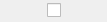
<?xml version="1.0" encoding="UTF-8"?>
<ui version="4.0">
 <class>BooleanEdit</class>
 <widget class="QWidget" name="BooleanEdit">
  <property name="geometry">
   <rect>
    <x>0</x>
    <y>0</y>
    <width>107</width>
    <height>22</height>
   </rect>
  </property>
  <property name="windowTitle">
   <string>Form</string>
  </property>
  <layout class="QVBoxLayout" name="verticalLayout">
   <property name="margin">
    <number>0</number>
   </property>
   <item>
    <layout class="QHBoxLayout" name="horizontalLayout">
     <item>
      <spacer name="horizontalSpacer">
       <property name="orientation">
        <enum>Qt::Horizontal</enum>
       </property>
       <property name="sizeHint" stdset="0">
        <size>
         <width>40</width>
         <height>20</height>
        </size>
       </property>
      </spacer>
     </item>
     <item>
      <widget class="QCheckBox" name="checkBox">
       <property name="sizePolicy">
        <sizepolicy hsizetype="Minimum" vsizetype="Fixed">
         <horstretch>0</horstretch>
         <verstretch>0</verstretch>
        </sizepolicy>
       </property>
       <property name="font">
        <font>
         <pointsize>8</pointsize>
        </font>
       </property>
       <property name="text">
        <string/>
       </property>
       <property name="tristate">
        <bool>false</bool>
       </property>
      </widget>
     </item>
     <item>
      <spacer name="horizontalSpacer_2">
       <property name="orientation">
        <enum>Qt::Horizontal</enum>
       </property>
       <property name="sizeHint" stdset="0">
        <size>
         <width>40</width>
         <height>20</height>
        </size>
       </property>
      </spacer>
     </item>
    </layout>
   </item>
  </layout>
 </widget>
 <resources/>
 <connections/>
</ui>
